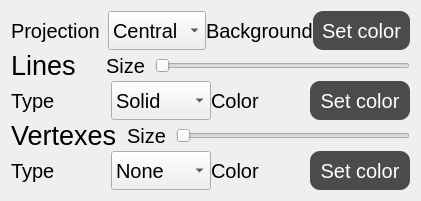
   <widget class="QWidget" name="verticalLayoutWidget">
    <property name="geometry">
     <rect>
      <x>931</x>
      <y>280</y>
      <width>421</width>
      <height>201</height>
     </rect>
    </property>
    <layout class="QVBoxLayout" name="verticalLayout" stretch="1,1,1,1,1">
     <property name="spacing">
      <number>0</number>
     </property>
     <item>
      <layout class="QHBoxLayout" name="horizontalLayout_5">
       <item>
        <widget class="QLabel" name="label_2">
         <property name="font">
          <font>
           <pointsize>15</pointsize>
          </font>
         </property>
         <property name="text">
          <string>Projection</string>
         </property>
        </widget>
       </item>
       <item>
        <widget class="QComboBox" name="projectionType">
         <property name="sizePolicy">
          <sizepolicy hsizetype="Preferred" vsizetype="Expanding">
           <horstretch>0</horstretch>
           <verstretch>0</verstretch>
          </sizepolicy>
         </property>
         <property name="font">
          <font>
           <pointsize>15</pointsize>
          </font>
         </property>
         <item>
          <property name="text">
           <string>Central</string>
          </property>
         </item>
         <item>
          <property name="text">
           <string>Parallel</string>
          </property>
         </item>
        </widget>
       </item>
       <item>
        <widget class="QLabel" name="label_14">
         <property name="font">
          <font>
           <pointsize>15</pointsize>
          </font>
         </property>
         <property name="text">
          <string>Background</string>
         </property>
        </widget>
       </item>
       <item>
        <widget class="QPushButton" name="setBckgColor">
         <property name="sizePolicy">
          <sizepolicy hsizetype="Minimum" vsizetype="Expanding">
           <horstretch>0</horstretch>
           <verstretch>0</verstretch>
          </sizepolicy>
         </property>
         <property name="font">
          <font>
           <pointsize>15</pointsize>
          </font>
         </property>
         <property name="styleSheet">
          <string notr="true">QPushButton{
	background-color: rgb(75, 75, 75);
	
	border-color: solid black;
	border-width: 1px;
	border-radius: 10px;
	color: white; 
}

QPushButton:hover {
    background-color: rgb(90, 90, 90);
}

QPushButton:pressed {
    background-color: rgb(75, 75, 75);
}</string>
         </property>
         <property name="text">
          <string>Set color</string>
         </property>
        </widget>
       </item>
      </layout>
     </item>
     <item>
      <layout class="QHBoxLayout" name="horizontalLayout" stretch="1,0,3">
       <property name="spacing">
        <number>10</number>
       </property>
       <property name="leftMargin">
        <number>0</number>
       </property>
       <property name="rightMargin">
        <number>0</number>
       </property>
       <property name="bottomMargin">
        <number>0</number>
       </property>
       <item>
        <widget class="QLabel" name="label_3">
         <property name="font">
          <font>
           <pointsize>20</pointsize>
          </font>
         </property>
         <property name="text">
          <string>Lines</string>
         </property>
        </widget>
       </item>
       <item>
        <widget class="QLabel" name="label_8">
         <property name="font">
          <font>
           <pointsize>15</pointsize>
          </font>
         </property>
         <property name="text">
          <string>Size</string>
         </property>
        </widget>
       </item>
       <item>
        <widget class="QSlider" name="lineSizeEditer">
         <property name="minimum">
          <number>1</number>
         </property>
         <property name="maximum">
          <number>15</number>
         </property>
         <property name="singleStep">
          <number>1</number>
         </property>
         <property name="orientation">
          <enum>Qt::Horizontal</enum>
         </property>
        </widget>
       </item>
      </layout>
     </item>
     <item>
      <layout class="QHBoxLayout" name="horizontalLayout_2">
       <item>
        <widget class="QLabel" name="label_7">
         <property name="font">
          <font>
           <pointsize>15</pointsize>
          </font>
         </property>
         <property name="text">
          <string>Type</string>
         </property>
        </widget>
       </item>
       <item>
        <widget class="QComboBox" name="linesType">
         <property name="sizePolicy">
          <sizepolicy hsizetype="Preferred" vsizetype="Expanding">
           <horstretch>0</horstretch>
           <verstretch>0</verstretch>
          </sizepolicy>
         </property>
         <property name="font">
          <font>
           <pointsize>15</pointsize>
          </font>
         </property>
         <item>
          <property name="text">
           <string>Solid</string>
          </property>
         </item>
         <item>
          <property name="text">
           <string>Dashed</string>
          </property>
         </item>
        </widget>
       </item>
       <item>
        <widget class="QLabel" name="label_4">
         <property name="font">
          <font>
           <pointsize>15</pointsize>
          </font>
         </property>
         <property name="text">
          <string>Color</string>
         </property>
        </widget>
       </item>
       <item>
        <widget class="QPushButton" name="setLinesColor">
         <property name="sizePolicy">
          <sizepolicy hsizetype="Minimum" vsizetype="Expanding">
           <horstretch>0</horstretch>
           <verstretch>0</verstretch>
          </sizepolicy>
         </property>
         <property name="font">
          <font>
           <pointsize>15</pointsize>
          </font>
         </property>
         <property name="styleSheet">
          <string notr="true">QPushButton{
	background-color: rgb(75, 75, 75);
	
	border-color: solid black;
	border-width: 1px;
	border-radius: 10px;
	color: white; 
}

QPushButton:hover {
    background-color: rgb(90, 90, 90);
}

QPushButton:pressed {
    background-color: rgb(75, 75, 75);
}</string>
         </property>
         <property name="text">
          <string>Set color</string>
         </property>
        </widget>
       </item>
      </layout>
     </item>
     <item>
      <layout class="QHBoxLayout" name="horizontalLayout_3" stretch="1,0,3">
       <property name="spacing">
        <number>10</number>
       </property>
       <item>
        <widget class="QLabel" name="label_5">
         <property name="font">
          <font>
           <pointsize>20</pointsize>
          </font>
         </property>
         <property name="text">
          <string>Vertexes</string>
         </property>
        </widget>
       </item>
       <item>
        <widget class="QLabel" name="label_9">
         <property name="font">
          <font>
           <pointsize>15</pointsize>
          </font>
         </property>
         <property name="text">
          <string>Size</string>
         </property>
        </widget>
       </item>
       <item>
        <widget class="QSlider" name="vertexSizeEditer">
         <property name="minimum">
          <number>1</number>
         </property>
         <property name="maximum">
          <number>15</number>
         </property>
         <property name="orientation">
          <enum>Qt::Horizontal</enum>
         </property>
        </widget>
       </item>
      </layout>
     </item>
     <item>
      <layout class="QHBoxLayout" name="horizontalLayout_4">
       <item>
        <widget class="QLabel" name="label_13">
         <property name="font">
          <font>
           <pointsize>15</pointsize>
          </font>
         </property>
         <property name="text">
          <string>Type</string>
         </property>
        </widget>
       </item>
       <item>
        <widget class="QComboBox" name="vertexesType">
         <property name="sizePolicy">
          <sizepolicy hsizetype="Preferred" vsizetype="Expanding">
           <horstretch>0</horstretch>
           <verstretch>0</verstretch>
          </sizepolicy>
         </property>
         <property name="font">
          <font>
           <pointsize>15</pointsize>
          </font>
         </property>
         <item>
          <property name="text">
           <string>None</string>
          </property>
         </item>
         <item>
          <property name="text">
           <string>Circle</string>
          </property>
         </item>
         <item>
          <property name="text">
           <string>Square</string>
          </property>
         </item>
        </widget>
       </item>
       <item>
        <widget class="QLabel" name="label_6">
         <property name="font">
          <font>
           <pointsize>15</pointsize>
          </font>
         </property>
         <property name="text">
          <string>Color</string>
         </property>
        </widget>
       </item>
       <item>
        <widget class="QPushButton" name="setVertexesColor">
         <property name="sizePolicy">
          <sizepolicy hsizetype="Minimum" vsizetype="Expanding">
           <horstretch>0</horstretch>
           <verstretch>0</verstretch>
          </sizepolicy>
         </property>
         <property name="font">
          <font>
           <pointsize>15</pointsize>
          </font>
         </property>
         <property name="styleSheet">
          <string notr="true">QPushButton{
	background-color: rgb(75, 75, 75);
	
	border-color: solid black;
	border-width: 1px;
	border-radius: 10px;
	color: white; 
}

QPushButton:hover {
    background-color: rgb(90, 90, 90);
}

QPushButton:pressed {
    background-color: rgb(75, 75, 75);
}</string>
         </property>
         <property name="text">
          <string>Set color</string>
         </property>
        </widget>
       </item>
      </layout>
     </item>
    </layout>
   </widget>
